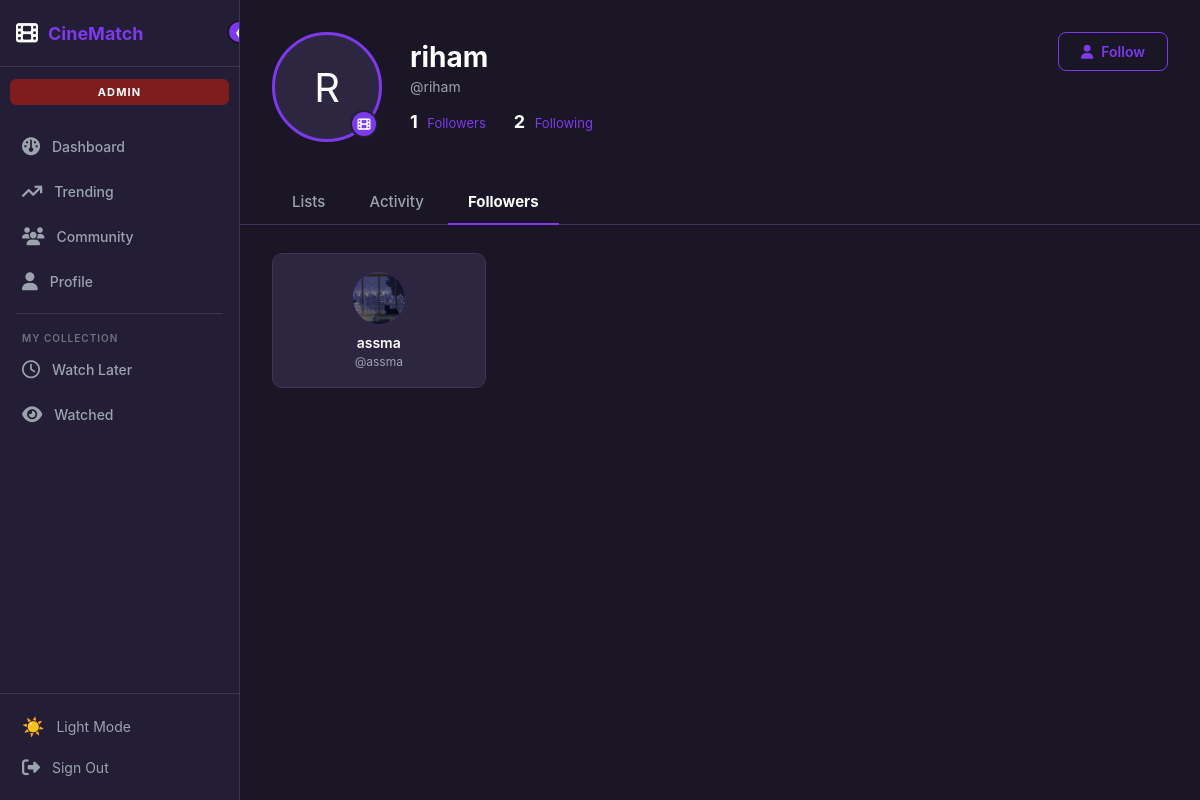
Screenshot of /users/profile/riham/?tab=followers (signed in) with the database file from the repository.
### users/models.py (models this page shows, shortened)
class User(AbstractUser):
    avatar = models.ImageField(upload_to='avatars/', blank=True, null=True)
    bio = models.TextField(blank=True)
    genre_test_done = models.BooleanField(default=False)
    favorite_genres = models.JSONField(default=list, blank=True)
    following = models.ManyToManyField(
        'self',
        symmetrical=False,
        related_name='followers',
        blank=True
    )
    def is_following(self, user):
        return self.following.filter(id=user.id).exists()
    def get_followers_count(self):
        return self.followers.count()
    def get_following_count(self):
        return self.following.count()

### users/views.py (the view)
# urls.py: path('profile/<str:username>/', views.other_profile_view, name='profile_by_username'),
@login_required
def other_profile_view(request, username):
    profile_user = get_object_or_404(User, username=username)
    following_ids = set(request.user.following.values_list('id', flat=True))
    tab = request.GET.get('tab', 'lists')
    return render(request, 'users/other_profile.html', {
        'profile_user': profile_user,
        'following_ids': following_ids,
        'is_following': request.user.is_following(profile_user),
        'tab': tab,
        'followers': profile_user.followers.all(),
        'followers_count': profile_user.get_followers_count(),
        'following_count': profile_user.get_following_count(),
    })

### templates/users/other_profile.html (shortened to what this page needs)
{% extends 'base.html' %}
{% block content %}
<div class="profile-wrap">
  <div class="profile-top">
    <div class="avatar-wrap">
      {% if profile_user.avatar %}
        <img src="{{ profile_user.avatar.url }}" class="avatar-img" alt="{{ profile_user.username }}">
      {% else %}
        <div class="avatar-placeholder">{{ profile_user.username|first|upper }}</div>
      {% endif %}
      <div class="avatar-badge"><i class="fa-solid fa-film"></i></div>
    </div>
    <div class="profile-info">
      <div class="profile-username">{{ profile_user.username }}</div>
      <div class="profile-handle">@{{ profile_user.username }}</div>
      <div class="profile-stats">
        <div class="profile-stat">
          <span class="num">{{ followers_count }}</span>
          <span class="lbl">Followers</span>
        </div>
        <div class="profile-stat">
          <span class="num">{{ following_count }}</span>
          <span class="lbl">Following</span>
        </div>
      </div>
    </div>
    <a href="{% url 'follow' profile_user.id %}?next=/users/profile/{{ profile_user.username }}/"
       class="follow-action-btn {% if is_following %}following{% else %}not-following{% endif %}">
      {% if is_following %}<i class="fa-solid fa-user"></i> Unfollow{% else %}<i class="fa-solid fa-user"></i> Follow{% endif %}
    </a>
  </div>
  <div class="tabs-bar">
    <a href="?tab=lists" class="tab-btn {% if tab == 'lists' %}active{% endif %}">Lists</a>
    <a href="?tab=activity" class="tab-btn {% if tab == 'activity' %}active{% endif %}">Activity</a>
    <a href="?tab=followers" class="tab-btn {% if tab == 'followers' %}active{% endif %}">Followers</a>
  </div>
  <div class="tab-content">
    {% if tab == 'lists' %}
      <div class="lists-grid">
        <div class="list-card">
          <div class="list-card-icon">♥</div>
          <div class="list-card-name">Favorites</div>
          <div class="list-card-count">0 movies</div>
        </div>
        <div class="list-card">
          <div class="list-card-icon">♥</div>
          <div class="list-card-name">Must Watch</div>
          <div class="list-card-count">0 movies</div>
        </div>
      </div>
    {% elif tab == 'activity' %}
      <div class="empty-state">
        <div class="empty-state-icon"><i class="fa-solid fa-film"></i></div>
        <p>No activity yet.</p>
      </div>
    {% elif tab == 'followers' %}
      {% if followers %}
        <div class="followers-grid">
          {% for follower in followers %}
            <div class="follower-card">
              <div class="follower-av">
                {% if follower.avatar %}
                  <img src="{{ follower.avatar.url }}">
                {% else %}
                  {{ follower.username|first|upper }}
                {% endif %}
              </div>
              <div class="follower-name">{{ follower.username }}</div>
              <div class="follower-handle">@{{ follower.username }}</div>
            </div>
          {% endfor %}
        </div>
      {% else %}
        <div class="empty-state">
          <div class="empty-state-icon"><i class="fa-solid fa-users"></i></div>
          <p>No followers yet.</p>
        </div>
      {% endif %}
    {% endif %}
  </div>
</div>
{% endblock %}

### templates/base.html (style rules this page uses)
[data-theme="dark"] { --bg: #1a1625; --bg2: #231d35; --bg3: #2d2640; --text: #ffffff; --text2: #9ca3af; --text3: #6b7280; --border: #3d3554; --card: #231d35; --input-bg: #2d2640; --red: #7c3aed; --red2: #6d28d9; --gold: #f59e0b; }
* { box-sizing: border-box; margin: 0; padding: 0; }
body { font-family: 'Inter', sans-serif; background: var(--bg); color: var(--text); display: flex; min-height: 100vh; transition: background .3s, color .3s; }

### templates/users/other_profile.html (style rules this page uses)
.profile-wrap { padding: 32px 32px 0; }
.profile-top { display: flex; align-items: flex-start; gap: 28px; padding-bottom: 28px; position: relative; }
.avatar-wrap { position: relative; flex-shrink: 0; }
.avatar-placeholder { width: 110px; height: 110px; border-radius: 50%; background: var(--bg3); border: 3px solid var(--red); display: flex; align-items: center; justify-content: center; font-size: 40px; }
.avatar-badge { position: absolute; bottom: 4px; right: 4px; width: 28px; height: 28px; border-radius: 50%; background: var(--red); border: 2px solid var(--bg2); display: flex; align-items: center; justify-content: center; font-size: 13px; }
.profile-info { flex: 1; padding-top: 8px; }
.profile-username { font-size: 28px; font-weight: 700; color: var(--text); margin-bottom: 4px; }
.profile-handle { font-size: 14px; color: var(--text2); margin-bottom: 16px; }
.profile-stats { display: flex; gap: 28px; margin-bottom: 20px; }
.profile-stat .num { font-size: 18px; font-weight: 700; color: var(--text); }
.profile-stat .lbl { font-size: 13px; color: var(--red); margin-left: 5px; }
.follow-action-btn { position: absolute; top: 0; right: 0; display: flex; align-items: center; gap: 8px; padding: 10px 22px; border-radius: 8px; font-size: 14px; font-weight: 600; cursor: pointer; text-decoration: none; transition: all .15s; font-family: inherit; border: 1px solid var(--red); }
.follow-action-btn.not-following { background: transparent; color: var(--red); }
.tabs-bar { display: flex; gap: 4px; border-bottom: 1px solid var(--border); margin: 0 -32px; padding: 0 32px; }
.tab-btn { padding: 12px 20px; font-size: 15px; font-weight: 500; color: var(--text2); cursor: pointer; border-bottom: 2px solid transparent; margin-bottom: -1px; text-decoration: none; transition: all .15s; background: none; border-top: none; border-left: none; border-right: none; font-family: inherit; }
.tab-btn.active { color: var(--text); font-weight: 700; border-bottom-color: var(--red); }
.tab-content { padding: 28px 0; }
.followers-grid { display: grid; grid-template-columns: repeat(auto-fill, minmax(200px, 1fr)); gap: 14px; }
.follower-card { background: var(--bg3); border: 1px solid var(--border); border-radius: 10px; padding: 18px 14px; text-align: center; transition: border-color .15s; }
.follower-av { width: 52px; height: 52px; border-radius: 50%; background: var(--red2); display: flex; align-items: center; justify-content: center; font-size: 20px; font-weight: 700; color: white; margin: 0 auto 10px; overflow: hidden; }
.follower-av img { width: 100%; height: 100%; object-fit: cover; }
.follower-name { font-size: 14px; font-weight: 600; color: var(--text); margin-bottom: 3px; }
.follower-handle { font-size: 12px; color: var(--text2); }

### rows the page displays
User: username|first "R", username "riham"
User: avatar (picture), username "assma"

### other values shown
{{ followers_count }} "1"
{{ following_count }} "2"
